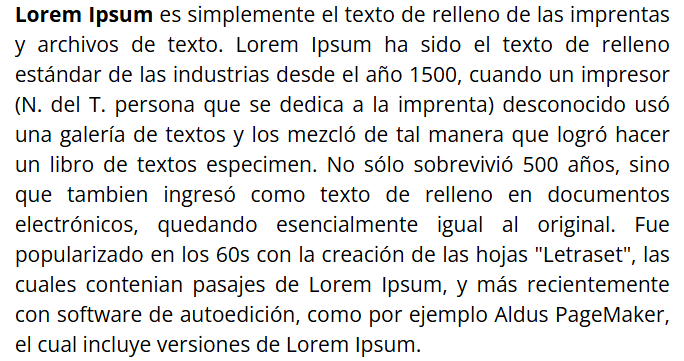
#> input picture imagen.png, 684 x 361 px
$ python HuMoments.py imagen.png
#> lines starting #> are read from the running program, lines starting #| are printed output that depends on the picture; after the words box and inside, x2 and y2 are one past the last pixel; in counts of white or black regions, pixels touching at a corner belong together; long printed decimals are rounded
import cv2, sys, os
from math import copysign, log10

def main():
    showLogTransformedHuMoments = True


    for i in range(1,len(sys.argv)):

        # Obtain filename from command line argument
        filename = sys.argv[i]

        # Read image
        im = cv2.imread(filename,cv2.IMREAD_GRAYSCALE)
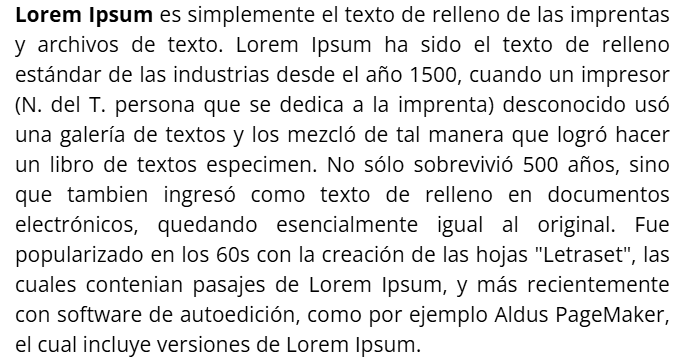
#> im: shape (361, 684); min 0, max 255, mean 228.4

        # Threshold image
        _,im = cv2.threshold(im, 128, 255, cv2.THRESH_BINARY)
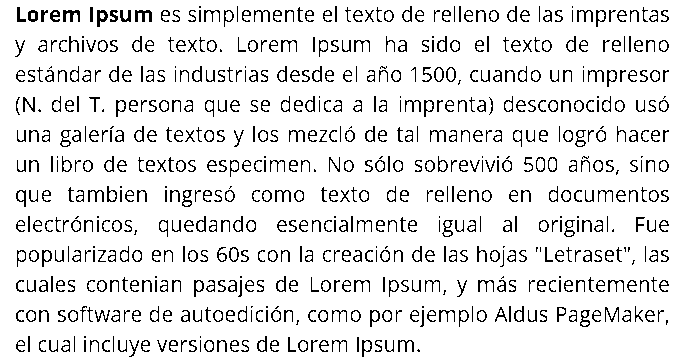
#> im: shape (361, 684); 89.7% white; black in thin lines or dots

        # Calculate Moments
        moment = cv2.moments(im)
#> moment = moments, m00 56455980, centre m10/m00, m01/m00 = (342.8, 180.7)

        # Calculate Hu Moments
        huMoments = cv2.HuMoments(moment)
#> huMoments = [0.000888, 2.52e-07, 9.06e-14, 2.19e-14, 9.53e-28, 1.02e-17, 1.97e-28]

        # Print Hu Moments
        print("{}: ".format(filename),end='')

        for i in range(0,7):
            if showLogTransformedHuMoments:
                # Log transform Hu Moments to make
                # squash the range
                print("{:.5f}".format(-1*copysign(1.0,\
                        huMoments[i])*log10(abs(huMoments[i]))),\
                        end=' ')
            else:
                # Hu Moments without log transform
                print("{:.5f}".format(huMoments[i]),end=' ')
#> this loop made 7 passes
#| 3.052
#| 6.598
#| 13.043
#| 13.660
#| 27.021
#| 16.992
#| 27.706
        print()

if __name__ == "__main__":
    main()

$ run again, on toonotos.png
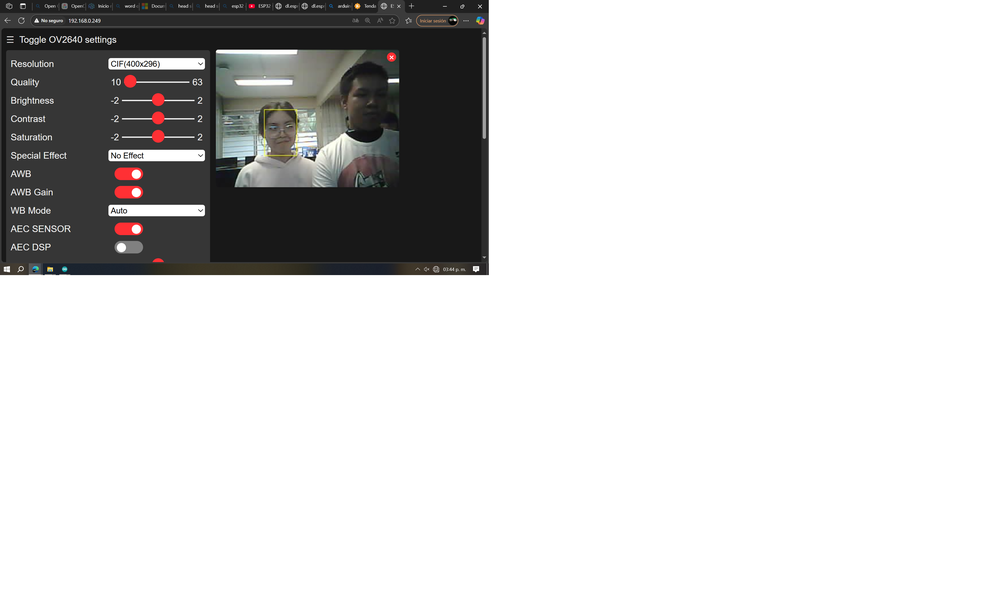
#> input picture toonotos.png, 1000 x 595 px, shrunk from 3928 x 2336 before the run
#> in main, `_,im = cv2.threshold(im, 128, 255, cv2.THRESH_BINARY)`:
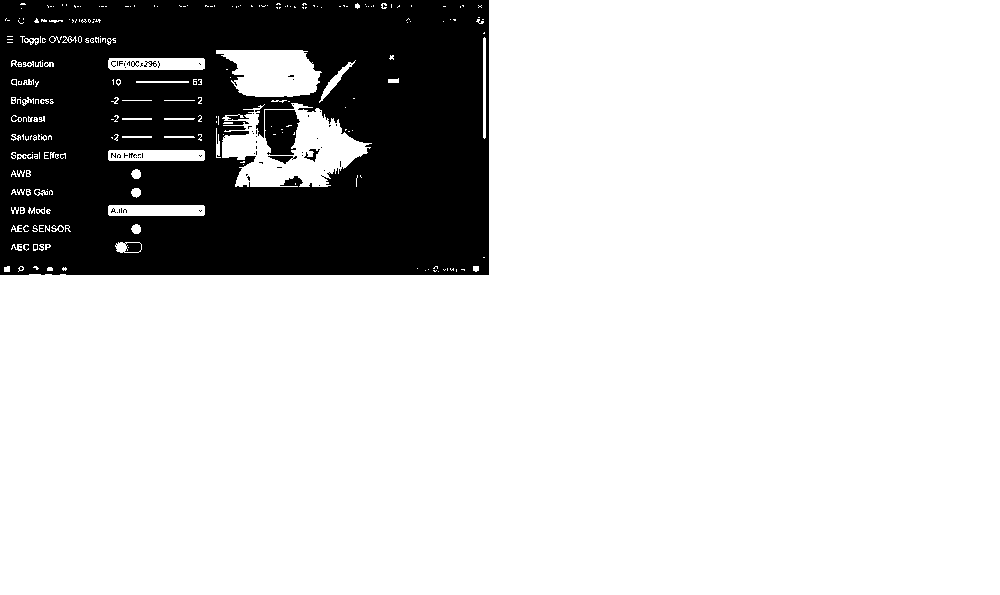
#> im: shape (595, 1000); 80.3% white; 83 black regions (76 under 20 px), largest, box (x1, y1, x2, y2) and area: (0, 0, 489, 275) 115321, (265, 110, 300, 155) 1302, (268, 156, 297, 164) 115
#> moment = moments, m00 121840275, centre m10/m00, m01/m00 = (561.8, 335.9)
#> huMoments = [0.000872, 2.19e-07, 8.35e-11, 1.87e-11, 6.64e-22, 8.14e-15, -3.29e-22]
#> the loop in main, `for i in range(0,7):` made 7 passes
#| 3.059
#| 6.659
#| 10.078
#| 10.727
#| 21.178
#> (further printed lines are left out)

$ run again, on Prueba.jpg
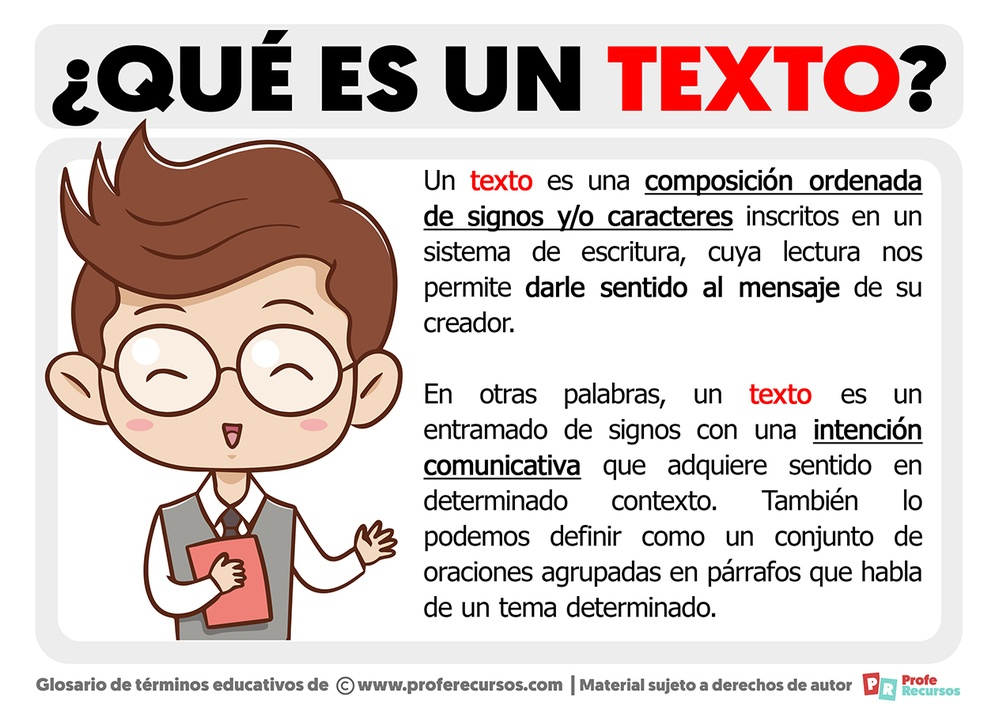
#> input picture Prueba.jpg, 999 x 706 px, shrunk from 1263 x 893 before the run
#> in main, `im = cv2.imread(filename,cv2.IMREAD_GRAYSCALE)`:
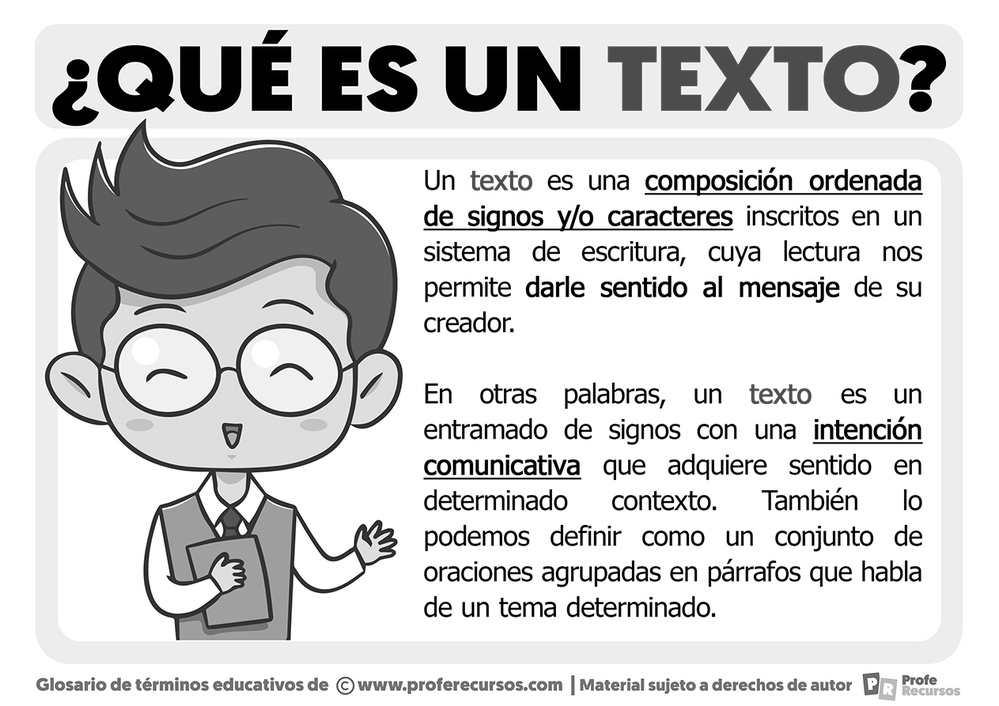
#> im: shape (706, 999); min 0, max 255, mean 209.9
#> in main, `_,im = cv2.threshold(im, 128, 255, cv2.THRESH_BINARY)`:
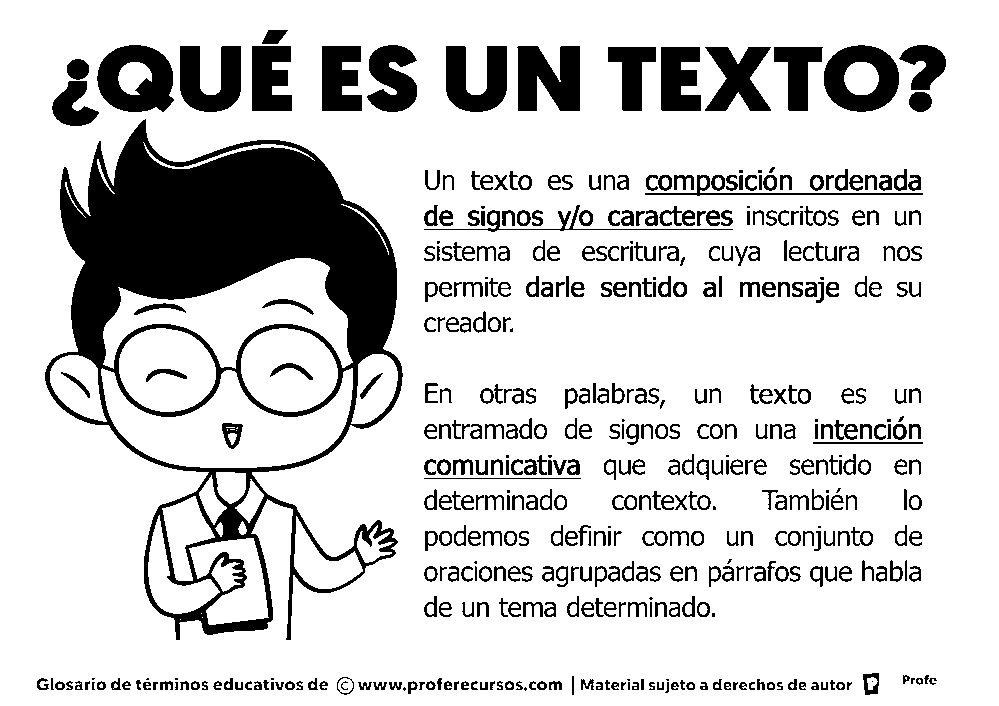
#> im: shape (706, 999); 81.8% white; 492 black regions (42 under 20 px), largest, box (x1, y1, x2, y2) and area: (45, 119, 403, 640) 57348, (97, 45, 174, 112) 3427, (517, 46, 580, 111) 3199
#> moment = moments, m00 147204105, centre m10/m00, m01/m00 = (518.5, 370.1)
#> huMoments = [0.00087, 8.8e-08, 1.58e-12, 4.14e-12, -1.93e-24, 8.1e-16, -1.04e-23]
#> the loop in main, `for i in range(0,7):` made 7 passes
#| 3.061
#| 7.055
#| 11.800
#| 11.383
#| -23.715
#> (further printed lines are left out)
